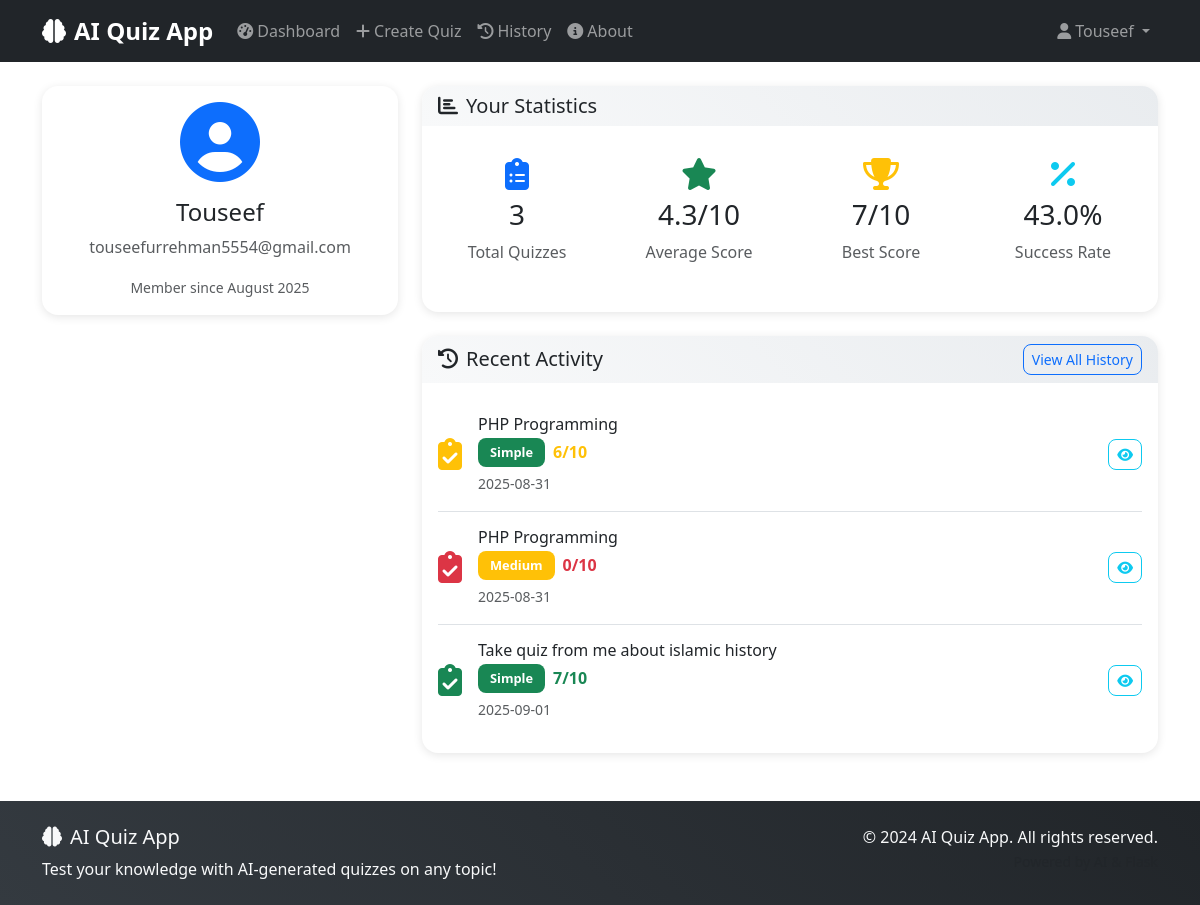
Before: /auth/profile (signed in) with the older database file.
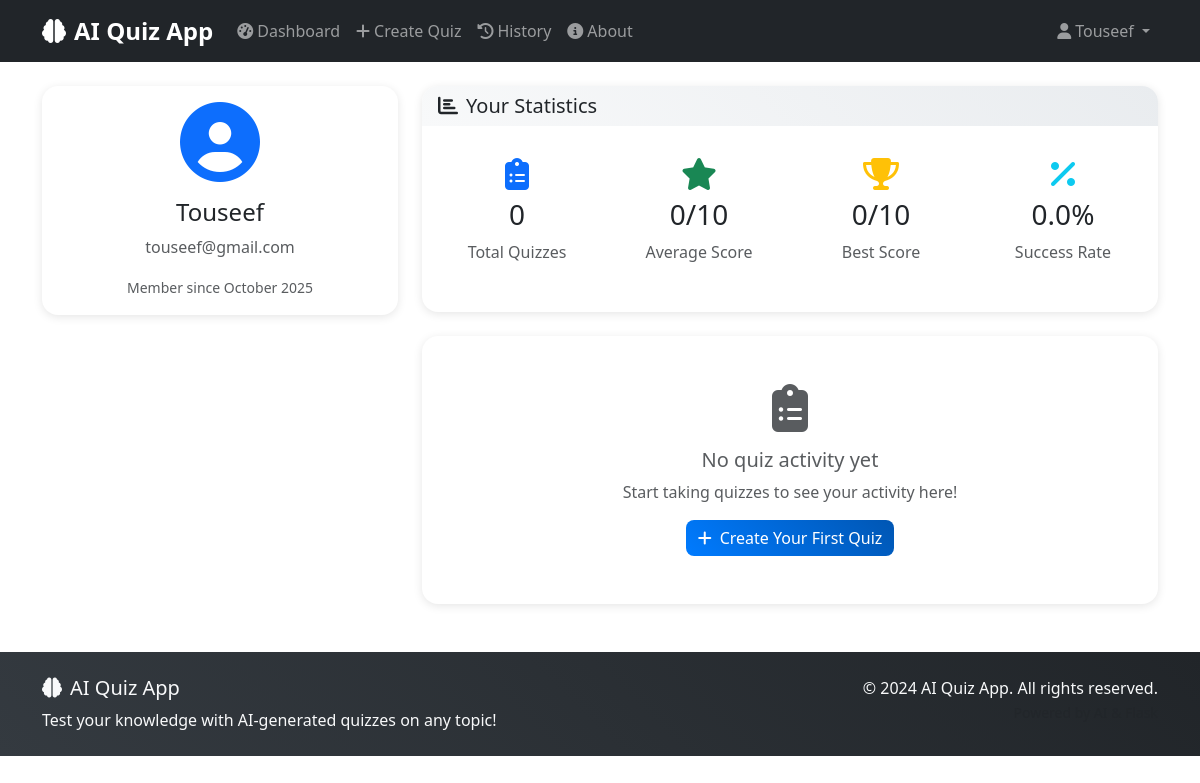
After: the same page with the newer database file.
### models.py (models this page shows, shortened)
class User(UserMixin, db.Model):
    __tablename__ = 'users'
    id = db.Column(db.Integer, primary_key=True)
    username = db.Column(db.String(80), unique=True, nullable=False)
    email = db.Column(db.String(120), unique=True, nullable=False)
    password_hash = db.Column(db.String(255), nullable=False)
    created_at = db.Column(db.DateTime, default=datetime.utcnow)
    results = db.relationship('QuizResult', backref='user', lazy=True)

class Quiz(db.Model):
    __tablename__ = 'quizzes'
    id = db.Column(db.Integer, primary_key=True)
    topic = db.Column(db.String(200), nullable=False)
    difficulty = db.Column(db.Enum('simple', 'medium', 'hard'), nullable=False)
    created_at = db.Column(db.DateTime, default=datetime.utcnow)
    questions = db.relationship('Question', backref='quiz', lazy=True, cascade='all, delete-orphan')
    results = db.relationship('QuizResult', backref='quiz', lazy=True)

### routes/auth.py (the view)
@auth_bp.route('/profile')
@login_required
def profile():
    from models import QuizResult
    results = QuizResult.query.filter_by(user_id=current_user.id).all()
    stats = {
        'total_quizzes': len(results),
        'average_score': round(sum([r.score for r in results]) / len(results), 1) if results else 0,
        'best_score': max([r.score for r in results]) if results else 0,
        'recent_results': [r.to_dict() for r in results[-5:]]  # Last 5 results
    }
    return render_template('auth/profile.html', stats=stats)

### models.py (called while the page is built)
    def to_dict(self):
        return {
            'id': self.id,
            'quiz_id': self.quiz_id,
            'score': self.score,
            'taken_at': self.taken_at.isoformat(),
            'quiz_topic': self.quiz.topic,
            'quiz_difficulty': self.quiz.difficulty
        }

### templates/auth/profile.html (shortened to what the changed rows need)
{% extends "base.html" %}
{% block content %}
<div class="row">
    <div class="col-lg-4 mb-4">
        <div class="card">
            <div class="card-body text-center">
                <div class="profile-avatar mb-3">
                    <i class="fas fa-user-circle fa-5x text-primary"></i>
                </div>
                <h4>{{ current_user.username }}</h4>
                <p class="text-muted">{{ current_user.email }}</p>
                <small class="text-muted">
                    Member since {{ current_user.created_at.strftime('%B %Y') }}
                </small>
            </div>
        </div>
    </div>
    <div class="col-lg-8">
        <div class="card mb-4">
            <div class="card-body">
                <div class="row text-center">
                    <div class="col-md-3 mb-3">
                        <div class="stat-box p-3">
                            <i class="fas fa-clipboard-list fa-2x text-primary mb-2"></i>
                            <div class="h3">{{ stats.total_quizzes }}</div>
                            <div class="text-muted">Total Quizzes</div>
                        </div>
                    </div>
                    <div class="col-md-3 mb-3">
                        <div class="stat-box p-3">
                            <i class="fas fa-star fa-2x text-success mb-2"></i>
                            <div class="h3">{{ stats.average_score }}/10</div>
                            <div class="text-muted">Average Score</div>
                        </div>
                    </div>
                    <div class="col-md-3 mb-3">
                        <div class="stat-box p-3">
                            <i class="fas fa-trophy fa-2x text-warning mb-2"></i>
                            <div class="h3">{{ stats.best_score }}/10</div>
                            <div class="text-muted">Best Score</div>
                        </div>
                    </div>
                    <div class="col-md-3 mb-3">
                        <div class="stat-box p-3">
                            <i class="fas fa-percentage fa-2x text-info mb-2"></i>
                            <div class="h3">{{ ((stats.average_score / 10) * 100)|round(1) }}%</div>
                            <div class="text-muted">Success Rate</div>
                        </div>
                    </div>
                </div>
            </div>
        </div>
        {% if stats.recent_results %}
        <div class="card">
            <div class="card-header">
                <div class="d-flex justify-content-between align-items-center">
                    <h5 class="mb-0"><i class="fas fa-history me-2"></i>Recent Activity</h5>
                    <a href="{{ url_for('quiz.quiz_history') }}" class="btn btn-sm btn-outline-primary">
                        View All History
                    </a>
                </div>
            </div>
            <div class="card-body">
                {% for result in stats.recent_results %}
                <div class="activity-item d-flex align-items-center py-3 {% if not loop.last %}border-bottom{% endif %}">
                    <div class="activity-icon me-3">
                        <i class="fas fa-clipboard-check fa-2x text-{{ 'success' if result.score >= 7 else 'warning' if result.score >= 5 else 'danger' }}"></i>
                    </div>
                    <div class="flex-grow-1">
                        <h6 class="mb-1">{{ result.quiz_topic }}</h6>
                        <div class="d-flex align-items-center gap-2 mb-1">
                            <span class="badge bg-{{ 'success' if result.quiz_difficulty == 'simple' else 'warning' if result.quiz_difficulty == 'medium' else 'danger' }}">
                                {{ result.quiz_difficulty.title() }}
                            </span>
                            <span class="text-{{ 'success' if result.score >= 7 else 'warning' if result.score >= 5 else 'danger' }} fw-bold">
                                {{ result.score }}/10
                            </span>
                        </div>
                        <small class="text-muted">{{ result.taken_at[:10] }}</small>
                    </div>
                    <div>
                        <a href="{{ url_for('quiz.view_results', result_id=result.id) }}" class="btn btn-sm btn-outline-info">
                            <i class="fas fa-eye"></i>
                        </a>
                    </div>
                </div>
                {% endfor %}
            </div>
        </div>
        {% else %}
        <div class="card">
            <div class="card-body text-center py-5">
                <i class="fas fa-clipboard-list fa-3x text-muted mb-3"></i>
                <h5 class="text-muted">No quiz activity yet</h5>
                <p class="text-muted">Start taking quizzes to see your activity here!</p>
                <a href="{{ url_for('quiz.create_quiz') }}" class="btn btn-primary">
                    <i class="fas fa-plus me-2"></i>Create Your First Quiz
                </a>
            </div>
        </div>
        {% endif %}
    </div>
</div>
{% endblock %}

### templates/base.html (shortened to what this page needs)
<!DOCTYPE html>
<html lang="en">
<head>
    <link href="https://cdn.jsdelivr.net/npm/bootstrap@5.3.0/dist/css/bootstrap.min.css" rel="stylesheet">
    <link href="https://cdnjs.cloudflare.com/ajax/libs/font-awesome/6.4.0/css/all.min.css" rel="stylesheet">
    <link href="{{ url_for('static', filename='css/style.css') }}" rel="stylesheet">
</head>
<body>
    <nav class="navbar navbar-expand-lg navbar-dark bg-dark">
        <div class="container">
            <a class="navbar-brand" href="{{ url_for('main.index') }}">
                <i class="fas fa-brain me-2"></i>AI Quiz App
            </a>
            <div class="collapse navbar-collapse" id="navbarNav">
                <ul class="navbar-nav me-auto">
                    {% if current_user.is_authenticated %}
                        <li class="nav-item">
                            <a class="nav-link" href="{{ url_for('main.dashboard') }}">
                                <i class="fas fa-tachometer-alt me-1"></i>Dashboard
                            </a>
                        </li>
                        <li class="nav-item">
                            <a class="nav-link" href="{{ url_for('quiz.create_quiz') }}">
                                <i class="fas fa-plus me-1"></i>Create Quiz
                            </a>
                        </li>
                        <li class="nav-item">
                            <a class="nav-link" href="{{ url_for('quiz.quiz_history') }}">
                                <i class="fas fa-history me-1"></i>History
                            </a>
                        </li>
                    {% endif %}
                    <li class="nav-item">
                        <a class="nav-link" href="{{ url_for('main.about') }}">
                            <i class="fas fa-info-circle me-1"></i>About
                        </a>
                    </li>
                </ul>
                <ul class="navbar-nav">
                    {% if current_user.is_authenticated %}
                        <li class="nav-item dropdown">
                            <a class="nav-link dropdown-toggle" href="#" id="navbarDropdown" role="button" data-bs-toggle="dropdown">
                                <i class="fas fa-user me-1"></i>{{ current_user.username }}
                            </a>
                        </li>
                    {% endif %}
                </ul>
            </div>
        </div>
    </nav>
    <main class="container my-4">
        {% block content %}{% endblock %}
    </main>
    <footer class="bg-dark text-light py-4 mt-5">
        <div class="container">
            <div class="row">
                <div class="col-md-6">
                    <h5><i class="fas fa-brain me-2"></i>AI Quiz App</h5>
                    <p class="mb-0">Test your knowledge with AI-generated quizzes on any topic!</p>
                </div>
                <div class="col-md-6 text-md-end">
                    <p class="mb-0">&copy; 2024 AI Quiz App. All rights reserved.</p>
                    <small class="text-muted">Powered by AI & Flask</small>
                </div>
            </div>
        </div>
    </footer>
</body>
</html>

Changed rows visible on the page:
no longer on this page (row edited): Quiz: quiz_topic "PHP Programming", quiz_difficulty "Simple", score "6", created_at "2025-08-31"
removed Quiz: quiz_topic "PHP Programming", quiz_difficulty "Medium", score "0", created_at "2025-08-31"
removed Quiz: quiz_topic "Take quiz from me about islamic history", quiz_difficulty "Simple", score "7", created_at "2025-09-01"
changed User "Touseef": email "touseefurrehman5554@gmail.com" → "touseef@gmail.com"; created_at "August 2025" → "October 2025"
Other visible differences:
{{ stats.total_quizzes }}: "3" → "0"
{{ stats.average_score }}: "4.3" → "0"
{{ stats.best_score }}: "7" → "0"
{{ ((stats.average_score / 10) * 100)|round(1) }}: "43.0" → "0.0"
text no longer shown: "Recent Activity View All History"
text now shown: "No quiz activity yet Start taking quizzes to see your activity here! Create Your First Quiz"
